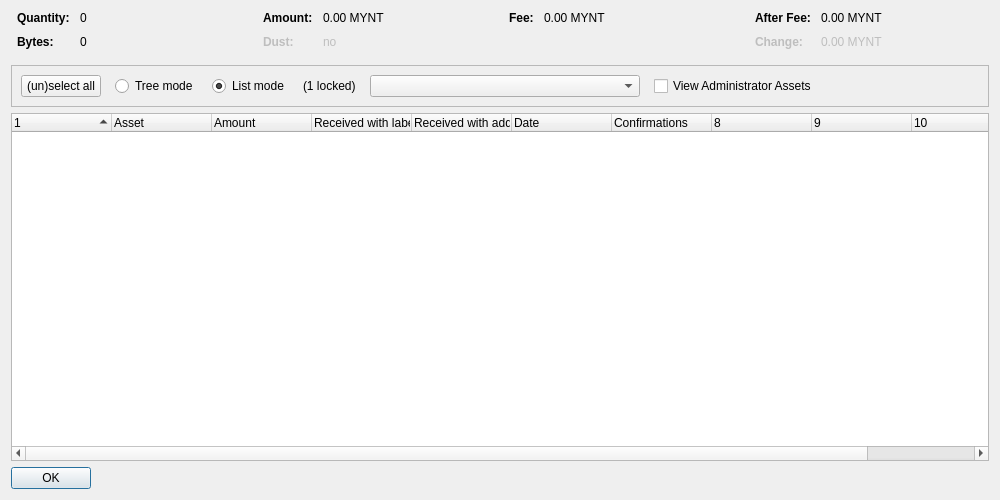
<?xml version="1.0" encoding="UTF-8"?>
<ui version="4.0">
 <class>AssetControlDialog</class>
 <widget class="QDialog" name="AssetControlDialog">
  <property name="geometry">
   <rect>
    <x>0</x>
    <y>0</y>
    <width>1000</width>
    <height>500</height>
   </rect>
  </property>
  <property name="windowTitle">
   <string>Asset Selection</string>
  </property>
  <layout class="QVBoxLayout" name="verticalLayout">
   <item>
    <layout class="QHBoxLayout" name="horizontalLayoutTop" stretch="0,0,0,0">
     <property name="topMargin">
      <number>0</number>
     </property>
     <property name="bottomMargin">
      <number>10</number>
     </property>
     <item>
      <layout class="QFormLayout" name="formLayoutAssetControl1">
       <property name="horizontalSpacing">
        <number>10</number>
       </property>
       <property name="verticalSpacing">
        <number>10</number>
       </property>
       <property name="leftMargin">
        <number>6</number>
       </property>
       <property name="rightMargin">
        <number>6</number>
       </property>
       <item row="0" column="0">
        <widget class="QLabel" name="labelAssetControlQuantityText">
         <property name="font">
          <font>
           <weight>75</weight>
           <bold>true</bold>
          </font>
         </property>
         <property name="text">
          <string>Quantity:</string>
         </property>
        </widget>
       </item>
       <item row="0" column="1">
        <widget class="QLabel" name="labelAssetControlQuantity">
         <property name="cursor">
          <cursorShape>IBeamCursor</cursorShape>
         </property>
         <property name="contextMenuPolicy">
          <enum>Qt::ActionsContextMenu</enum>
         </property>
         <property name="text">
          <string notr="true">0</string>
         </property>
         <property name="textInteractionFlags">
          <set>Qt::LinksAccessibleByMouse|Qt::TextSelectableByKeyboard|Qt::TextSelectableByMouse</set>
         </property>
        </widget>
       </item>
       <item row="1" column="0">
        <widget class="QLabel" name="labelAssetControlBytesText">
         <property name="font">
          <font>
           <weight>75</weight>
           <bold>true</bold>
          </font>
         </property>
         <property name="text">
          <string>Bytes:</string>
         </property>
        </widget>
       </item>
       <item row="1" column="1">
        <widget class="QLabel" name="labelAssetControlBytes">
         <property name="cursor">
          <cursorShape>IBeamCursor</cursorShape>
         </property>
         <property name="contextMenuPolicy">
          <enum>Qt::ActionsContextMenu</enum>
         </property>
         <property name="text">
          <string notr="true">0</string>
         </property>
         <property name="textInteractionFlags">
          <set>Qt::LinksAccessibleByMouse|Qt::TextSelectableByKeyboard|Qt::TextSelectableByMouse</set>
         </property>
        </widget>
       </item>
      </layout>
     </item>
     <item>
      <layout class="QFormLayout" name="formLayoutAssetControl2">
       <property name="horizontalSpacing">
        <number>10</number>
       </property>
       <property name="verticalSpacing">
        <number>10</number>
       </property>
       <property name="leftMargin">
        <number>6</number>
       </property>
       <property name="rightMargin">
        <number>6</number>
       </property>
       <item row="0" column="0">
        <widget class="QLabel" name="labelAssetControlAmountText">
         <property name="font">
          <font>
           <weight>75</weight>
           <bold>true</bold>
          </font>
         </property>
         <property name="text">
          <string>Amount:</string>
         </property>
        </widget>
       </item>
       <item row="0" column="1">
        <widget class="QLabel" name="labelAssetControlAmount">
         <property name="cursor">
          <cursorShape>IBeamCursor</cursorShape>
         </property>
         <property name="contextMenuPolicy">
          <enum>Qt::ActionsContextMenu</enum>
         </property>
         <property name="text">
          <string notr="true">0.00 MYNT</string>
         </property>
         <property name="textInteractionFlags">
          <set>Qt::LinksAccessibleByMouse|Qt::TextSelectableByKeyboard|Qt::TextSelectableByMouse</set>
         </property>
        </widget>
       </item>
       <item row="1" column="0">
        <widget class="QLabel" name="labelAssetControlLowOutputText">
         <property name="enabled">
          <bool>false</bool>
         </property>
         <property name="font">
          <font>
           <weight>75</weight>
           <bold>true</bold>
          </font>
         </property>
         <property name="text">
          <string>Dust:</string>
         </property>
        </widget>
       </item>
       <item row="1" column="1">
        <widget class="QLabel" name="labelAssetControlLowOutput">
         <property name="enabled">
          <bool>false</bool>
         </property>
         <property name="cursor">
          <cursorShape>IBeamCursor</cursorShape>
         </property>
         <property name="contextMenuPolicy">
          <enum>Qt::ActionsContextMenu</enum>
         </property>
         <property name="text">
          <string notr="true">no</string>
         </property>
         <property name="textInteractionFlags">
          <set>Qt::LinksAccessibleByMouse|Qt::TextSelectableByKeyboard|Qt::TextSelectableByMouse</set>
         </property>
        </widget>
       </item>
      </layout>
     </item>
     <item>
      <layout class="QFormLayout" name="formLayoutAssetControl3">
       <property name="horizontalSpacing">
        <number>10</number>
       </property>
       <property name="verticalSpacing">
        <number>10</number>
       </property>
       <property name="leftMargin">
        <number>6</number>
       </property>
       <property name="rightMargin">
        <number>6</number>
       </property>
       <item row="0" column="0">
        <widget class="QLabel" name="labelAssetControlFeeText">
         <property name="font">
          <font>
           <weight>75</weight>
           <bold>true</bold>
          </font>
         </property>
         <property name="text">
          <string>Fee:</string>
         </property>
        </widget>
       </item>
       <item row="0" column="1">
        <widget class="QLabel" name="labelAssetControlFee">
         <property name="cursor">
          <cursorShape>IBeamCursor</cursorShape>
         </property>
         <property name="contextMenuPolicy">
          <enum>Qt::ActionsContextMenu</enum>
         </property>
         <property name="text">
          <string notr="true">0.00 MYNT</string>
         </property>
         <property name="textInteractionFlags">
          <set>Qt::LinksAccessibleByMouse|Qt::TextSelectableByKeyboard|Qt::TextSelectableByMouse</set>
         </property>
        </widget>
       </item>
      </layout>
     </item>
     <item>
      <layout class="QFormLayout" name="formLayoutAssetControl4">
       <property name="horizontalSpacing">
        <number>10</number>
       </property>
       <property name="verticalSpacing">
        <number>10</number>
       </property>
       <property name="leftMargin">
        <number>6</number>
       </property>
       <property name="rightMargin">
        <number>6</number>
       </property>
       <item row="0" column="0">
        <widget class="QLabel" name="labelAssetControlAfterFeeText">
         <property name="font">
          <font>
           <weight>75</weight>
           <bold>true</bold>
          </font>
         </property>
         <property name="text">
          <string>After Fee:</string>
         </property>
        </widget>
       </item>
       <item row="0" column="1">
        <widget class="QLabel" name="labelAssetControlAfterFee">
         <property name="cursor">
          <cursorShape>IBeamCursor</cursorShape>
         </property>
         <property name="contextMenuPolicy">
          <enum>Qt::ActionsContextMenu</enum>
         </property>
         <property name="text">
          <string notr="true">0.00 MYNT</string>
         </property>
         <property name="textInteractionFlags">
          <set>Qt::LinksAccessibleByMouse|Qt::TextSelectableByKeyboard|Qt::TextSelectableByMouse</set>
         </property>
        </widget>
       </item>
       <item row="1" column="0">
        <widget class="QLabel" name="labelAssetControlChangeText">
         <property name="enabled">
          <bool>false</bool>
         </property>
         <property name="font">
          <font>
           <weight>75</weight>
           <bold>true</bold>
          </font>
         </property>
         <property name="text">
          <string>Change:</string>
         </property>
        </widget>
       </item>
       <item row="1" column="1">
        <widget class="QLabel" name="labelAssetControlChange">
         <property name="enabled">
          <bool>false</bool>
         </property>
         <property name="cursor">
          <cursorShape>IBeamCursor</cursorShape>
         </property>
         <property name="contextMenuPolicy">
          <enum>Qt::ActionsContextMenu</enum>
         </property>
         <property name="text">
          <string notr="true">0.00 MYNT</string>
         </property>
         <property name="textInteractionFlags">
          <set>Qt::LinksAccessibleByMouse|Qt::TextSelectableByKeyboard|Qt::TextSelectableByMouse</set>
         </property>
        </widget>
       </item>
      </layout>
     </item>
    </layout>
   </item>
   <item>
    <widget class="QFrame" name="frame">
     <property name="minimumSize">
      <size>
       <width>0</width>
       <height>40</height>
      </size>
     </property>
     <property name="frameShape">
      <enum>QFrame::StyledPanel</enum>
     </property>
     <property name="frameShadow">
      <enum>QFrame::Sunken</enum>
     </property>
     <layout class="QHBoxLayout" name="horizontalLayout">
      <item>
       <layout class="QHBoxLayout" name="horizontalLayoutPanel" stretch="0,0,0,0,0,0,0">
        <property name="spacing">
         <number>14</number>
        </property>
        <item>
         <widget class="QPushButton" name="pushButtonSelectAll">
          <property name="sizePolicy">
           <sizepolicy hsizetype="Maximum" vsizetype="Fixed">
            <horstretch>0</horstretch>
            <verstretch>0</verstretch>
           </sizepolicy>
          </property>
          <property name="text">
           <string>(un)select all</string>
          </property>
          <property name="autoDefault">
           <bool>false</bool>
          </property>
         </widget>
        </item>
        <item>
         <widget class="QRadioButton" name="radioTreeMode">
          <property name="sizePolicy">
           <sizepolicy hsizetype="Maximum" vsizetype="Fixed">
            <horstretch>0</horstretch>
            <verstretch>0</verstretch>
           </sizepolicy>
          </property>
          <property name="text">
           <string>Tree mode</string>
          </property>
         </widget>
        </item>
        <item>
         <widget class="QRadioButton" name="radioListMode">
          <property name="sizePolicy">
           <sizepolicy hsizetype="Maximum" vsizetype="Fixed">
            <horstretch>0</horstretch>
            <verstretch>0</verstretch>
           </sizepolicy>
          </property>
          <property name="text">
           <string>List mode</string>
          </property>
          <property name="checked">
           <bool>true</bool>
          </property>
         </widget>
        </item>
        <item>
         <widget class="QLabel" name="labelLocked">
          <property name="text">
           <string notr="true">(1 locked)</string>
          </property>
         </widget>
        </item>
        <item>
         <widget class="QComboBox" name="assetList">
          <property name="minimumContentsLength">
           <number>30</number>
          </property>
         </widget>
        </item>
        <item>
         <widget class="QCheckBox" name="viewAdministrator">
          <property name="toolTip">
           <string>View assets that you have the ownership asset for</string>
          </property>
          <property name="text">
           <string>View Administrator Assets</string>
          </property>
         </widget>
        </item>
        <item>
         <spacer name="horizontalSpacer">
          <property name="orientation">
           <enum>Qt::Horizontal</enum>
          </property>
          <property name="sizeHint" stdset="0">
           <size>
            <width>40</width>
            <height>20</height>
           </size>
          </property>
         </spacer>
        </item>
       </layout>
      </item>
     </layout>
    </widget>
   </item>
   <item>
    <widget class="AssetControlTreeWidget" name="treeWidget">
     <property name="contextMenuPolicy">
      <enum>Qt::CustomContextMenu</enum>
     </property>
     <property name="sortingEnabled">
      <bool>false</bool>
     </property>
     <property name="columnCount">
      <number>11</number>
     </property>
     <attribute name="headerShowSortIndicator" stdset="0">
      <bool>true</bool>
     </attribute>
     <attribute name="headerStretchLastSection">
      <bool>false</bool>
     </attribute>
     <column>
      <property name="text">
       <string/>
      </property>
     </column>
     <column>
      <property name="text">
       <string>Asset</string>
      </property>
     </column>
     <column>
      <property name="text">
       <string>Amount</string>
      </property>
     </column>
     <column>
      <property name="text">
       <string>Received with label</string>
      </property>
     </column>
     <column>
      <property name="text">
       <string>Received with address</string>
      </property>
     </column>
     <column>
      <property name="text">
       <string>Date</string>
      </property>
     </column>
     <column>
      <property name="text">
       <string>Confirmations</string>
      </property>
      <property name="toolTip">
       <string>Confirmed</string>
      </property>
     </column>
     <column>
      <property name="text">
       <string/>
      </property>
     </column>
     <column>
      <property name="text">
       <string/>
      </property>
     </column>
     <column>
      <property name="text">
       <string/>
      </property>
     </column>
     <column>
      <property name="text">
       <string/>
      </property>
     </column>
    </widget>
   </item>
   <item>
    <widget class="QDialogButtonBox" name="buttonBox">
     <property name="sizePolicy">
      <sizepolicy hsizetype="Maximum" vsizetype="Fixed">
       <horstretch>0</horstretch>
       <verstretch>0</verstretch>
      </sizepolicy>
     </property>
     <property name="orientation">
      <enum>Qt::Horizontal</enum>
     </property>
     <property name="standardButtons">
      <set>QDialogButtonBox::Ok</set>
     </property>
    </widget>
   </item>
  </layout>
 </widget>
 <customwidgets>
  <customwidget>
   <class>AssetControlTreeWidget</class>
   <extends>QTreeWidget</extends>
   <header location="global">assetcontroltreewidget.h</header>
  </customwidget>
 </customwidgets>
 <resources/>
 <connections/>
</ui>
